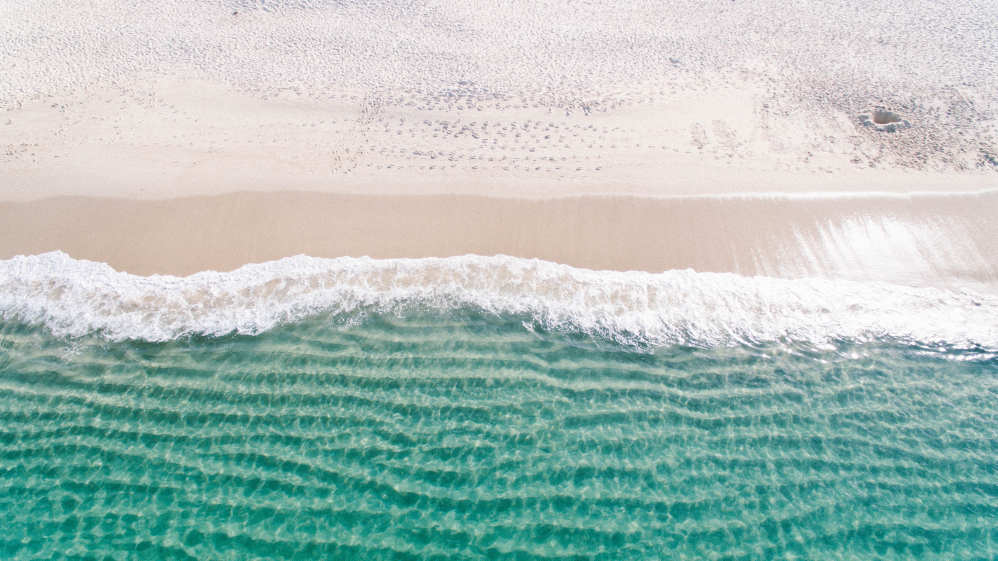
#> input picture wavewatcher/frontend-interface/5423150-beach-water-sea-wave-ocean-sand-sandy-wafe-looking-down-from-above-tide-ripple-seashore-shoreline-shore-split-symmetrical-yellow-sand-crashing-wafe-clear-water-free-pictures.jpg, 3992 x 2242 px (shown at 1/4 size)
$ python -i 'utilities(move_later_fix_imports).py'   (imports and definitions only)
#> lines starting #> are read from the running program, lines starting #| are printed output that depends on the picture
import numpy as np
import cv2 as cv
import requests
from PIL import Image
from io import BytesIO
import numpy as np


# [21 lines left out: function get_images, not called in this run]

def preprocess_image_lite(image, reshape_size=300):
#> called with reshape_size = 300
    if image.shape == (570, 1015):
        cropped = image[250:-100,100:]
    elif image.shape == (582, 1034):
        cropped = image[60:500,:]
    elif image.shape == (624, 1200):
        cropped = image[150:,:]
    elif image.shape == (624, 1110):
        cropped = image[350:-100,:]
    else:
        cropped = image[150:,:]
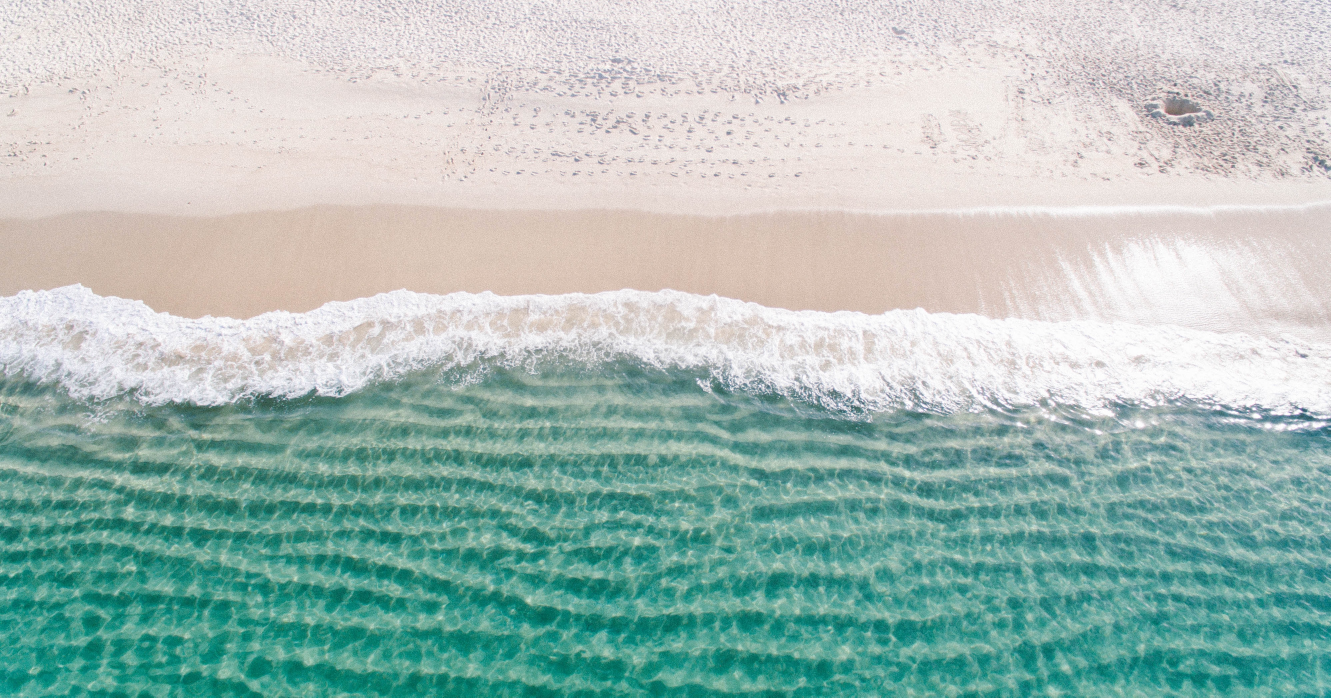
#> cropped: shape (2092, 3992, 3) (shown at 1/3 size); mean R, G, B 166, 189.5, 183.5
    img = cv.resize(cropped,(reshape_size,reshape_size),interpolation = cv.INTER_AREA)
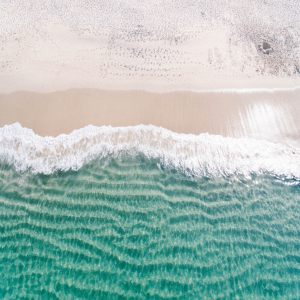
#> img: shape (300, 300, 3); mean R, G, B 166, 189.5, 183.5
    img = cv.medianBlur(img,5)
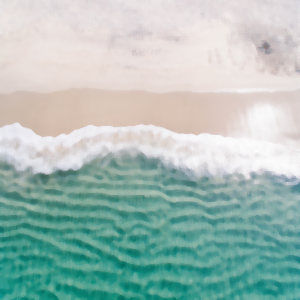
#> img: shape (300, 300, 3); mean R, G, B 166.1, 189.8, 183.8
    ret,th1 = cv.threshold(img,127,255,cv.THRESH_BINARY)
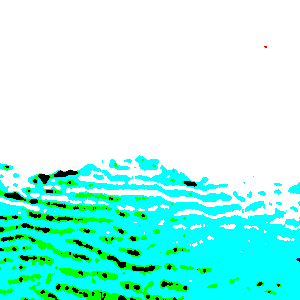
#> th1: shape (300, 300, 3); mean R, G, B 163.2, 249.4, 234.9
#> (the run stopped early here; a loop or call above may not have finished)
